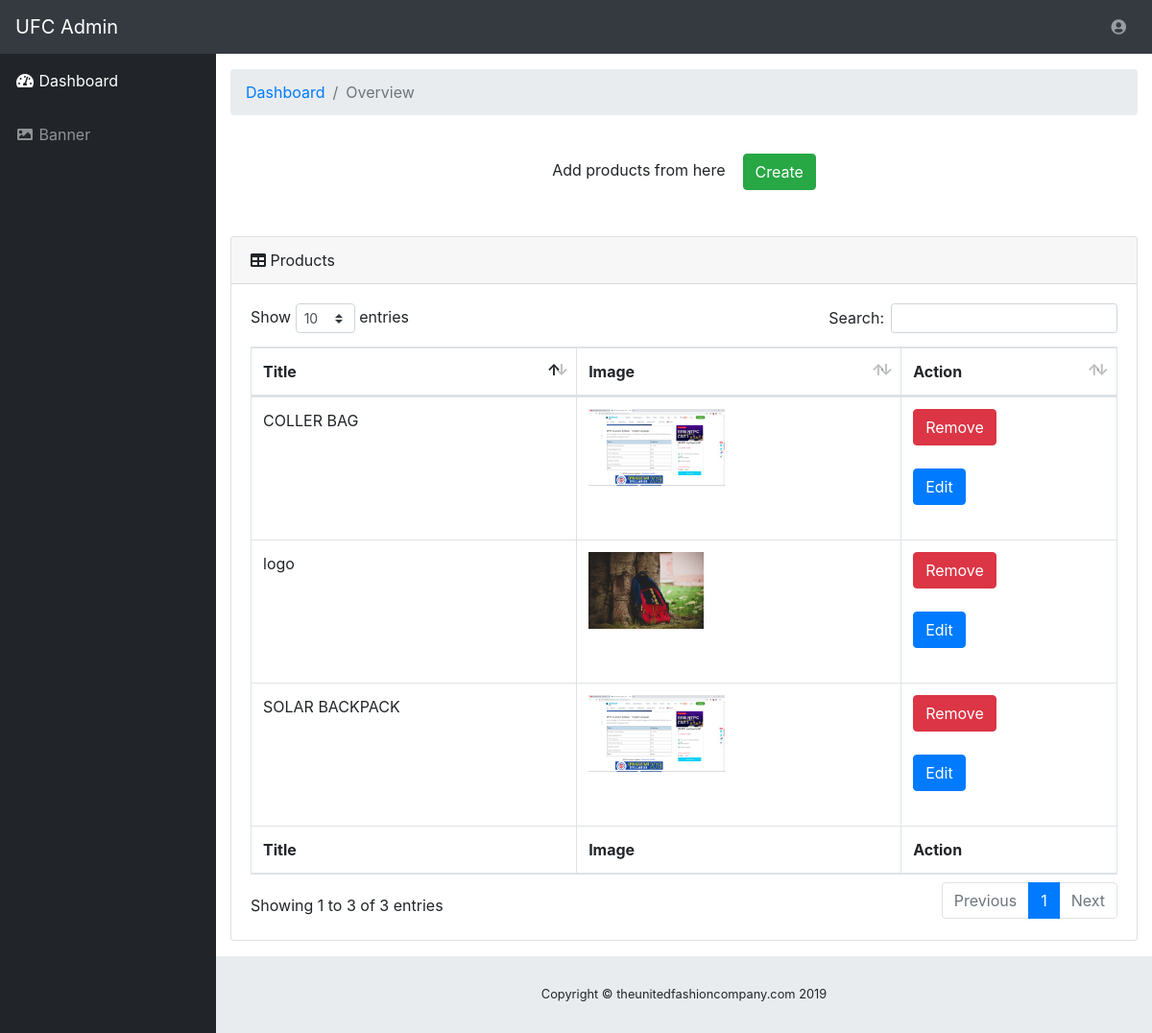
Page /admin/adminPanel.php (signed in) on the earlier database version.
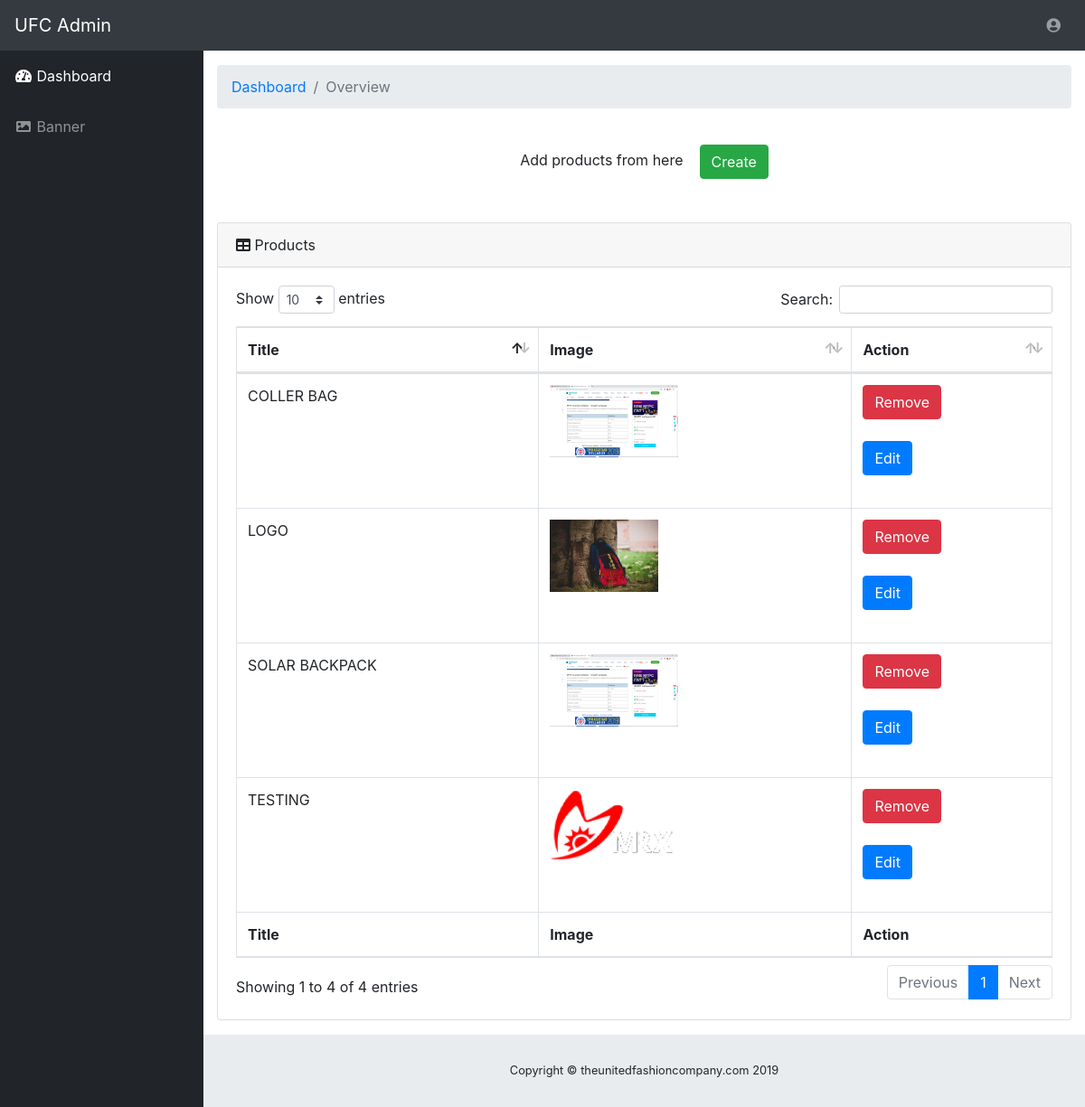
Same page on the later database version.
### tables this page shows
CREATE TABLE `products` (
  `id` int(10) NOT NULL,
  `img` varchar(150) NOT NULL,
  `title` varchar(50) NOT NULL,
  `description` varchar(5000) NOT NULL
);

### admin/adminPanel.php (the view, shortened to what this page needs)
<?php
    include 'connection.php';
?>
<!DOCTYPE html>
<html lang="en">
<head>
  <link href="vendor/fontawesome-free/css/all.min.css" rel="stylesheet" type="text/css">
  <link href="vendor/datatables/dataTables.bootstrap4.css" rel="stylesheet">
  <link href="css/sb-admin.css" rel="stylesheet">
</head>
<body id="page-top">
  <nav class="navbar navbar-expand navbar-dark bg-dark static-top">
    <a class="navbar-brand mr-1" href="index.php">UFC Admin</a>
    <ul class="navbar-nav ml-auto ml-md-0">
      <li class="nav-item dropdown no-arrow" style="left: 85vw">
        <a class="nav-link dropdown-toggle" href="#" id="userDropdown" role="button" data-toggle="dropdown" aria-haspopup="true" aria-expanded="false">
          <i class="fas fa-user-circle fa-fw"></i>
        </a>
      </li>
    </ul>
  </nav>
  <div id="wrapper">
    <ul class="sidebar navbar-nav">
      <li class="nav-item active">
        <a class="nav-link" href="adminPanel.php">
          <i class="fas fa-fw fa-tachometer-alt"></i>
          <span>Dashboard</span>
        </a>
      </li>
      <li class="nav-item">
        <a class="nav-link" href="adminBanner.php">
          <i class="fas fa-fw fa-image"></i>
          <span>Banner</span>
        </a>
      </li>
    </ul>
    <div id="content-wrapper">
      <div class="container-fluid">
        <ol class="breadcrumb">
          <li class="breadcrumb-item">
            <a href="index.php">Dashboard</a>
          </li>
          <li class="breadcrumb-item active">Overview</li>
        </ol>
        <br>
        <div class="text-center">
          <span>Add products from here</span>&nbsp&nbsp&nbsp
          <button name="addproduct" class="btn btn-success" data-toggle="modal" data-target="#createItemModal">Create</button>
        </div>
        <br><br>
        <div class="card mb-3">
          <div class="card-header">
            <i class="fas fa-table"></i>
            Products</div>
          <div class="card-body">
            <div class="table-responsive">
              <table class="table table-bordered" id="dataTable" width="100%" cellspacing="0">
                <thead>
                  <tr>
                    <th>Title</th>
                    <th>Image</th>
                    <th>Action</th>
                  </tr>
                </thead>
                <tfoot>
                  <tr>
                    <th>Title</th>
                    <th>Image</th>
                    <th>Action</th>
                  </tr>
                </tfoot>
                <tbody>
                  <?php
                    $sql = "SELECT * FROM products";
                    $result = $conn->query($sql);
                    if ($result->num_rows > 0) {
                      while ($row = $result->fetch_assoc()) {
                          echo "<tr>
                                  <td>" . $row["title"] . "</td>
                                  <td> <img src=\"" . $row["img"] . " \" style=\"height: 10vh\"></td>
                                  <td>
                                  <form method=\"POST\" action=\"adminActions.php\">
                                    <input type=\"submit\" value=\"Remove\" name=\"action\" class=\"btn btn-danger\"></input>
                                    <br><br>
                                    <input type=\"hidden\" name=\"id\" value=".$row['id']."\"/>
                                  </form>
                                  <form method=\"POST\" action=\"updateProducts.php\">
                                    <input type=\"submit\" value=\"Edit\" name=\"action\" class=\"btn btn-primary\"></input>
                                    <br><br>
                                    <input type=\"hidden\" name=\"id\" value=".$row['id']."\"/>
                                  </form>
                                  </td>
                                </tr>";
                      }
                    }
                  ?>
                </tbody>
              </table>
            </div>
          </div>
        </div>
      </div>
      <footer class="sticky-footer">
        <div class="container my-auto">
          <div class="copyright text-center my-auto">
            <span>Copyright © theunitedfashioncompany.com 2019</span>
          </div>
        </div>
      </footer>
    </div>
  </div>
</body>
</html>

Differences in the rows shown:
changed products: title "logo" → "LOGO"
added products: title "TESTING", img (picture)
Other differences:
text written by a page script: "Show entries Search: Showing 1 to 3 of 3 entries Previous 1 Next" → "Show entries Search: Showing 1 to 4 of 4 entries Previous 1 Next"
